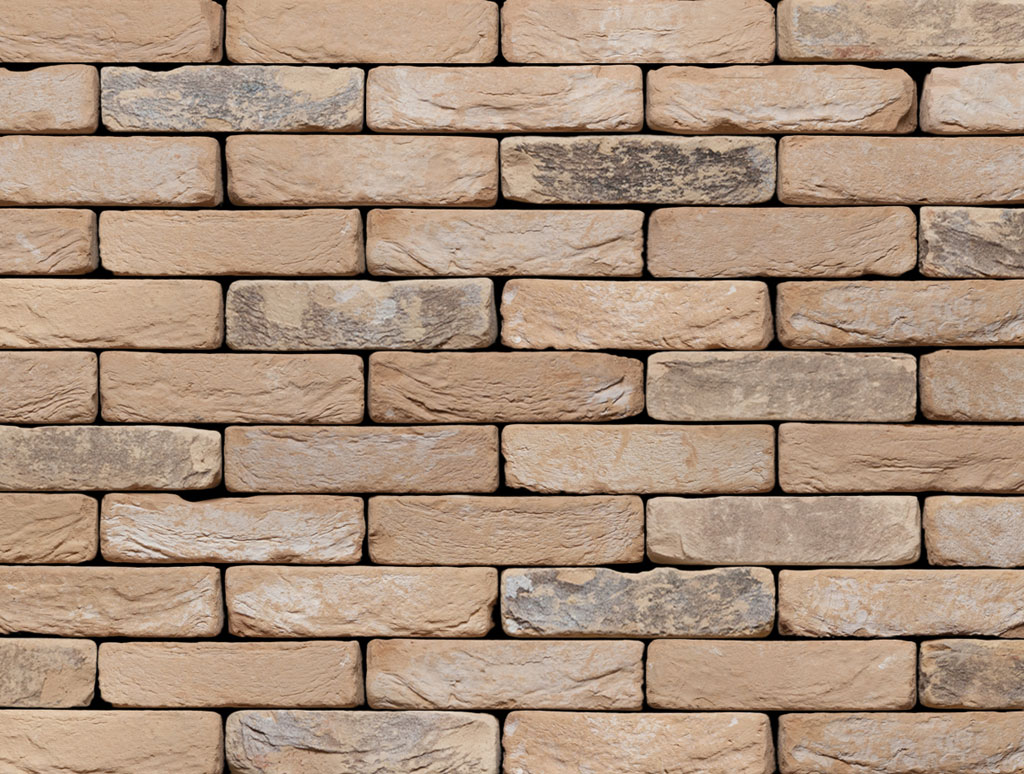
#> input picture LearningBase/BRICKS/BRICKS2.jpg, 1024 x 774 px, found by its file name
$ python CamoGen.py
#> lines starting #> are read from the running program, lines starting #| are printed output that depends on the picture
### PYTHON_VERSION/CamoCore.py
# learning base and statistical work
# Egien values, avergage stats, pop stats and Dicriminant Analysis

import matplotlib.pyplot as plt
import cv2 as cv
import numpy as np
import sklearn as skl

class TerrainStat:
	# [4 lines left out: function __init__, not called in this run]
	def setSize(self):
		self.Size = len(self.Set)*len(self.Set[0])
	def addSet(self,Stat):
		self.Set.append(Stat)
	def setAvg(self):
		self.Average = mean(self.Set)

#folder reading (file list + min size)
#image normalization (ratio + resolution)

def imageFFT(file):
#> called with file = 'LearningBase/BRICKS/BRICKS2.jpg'
	img = cv.imread(file,0)
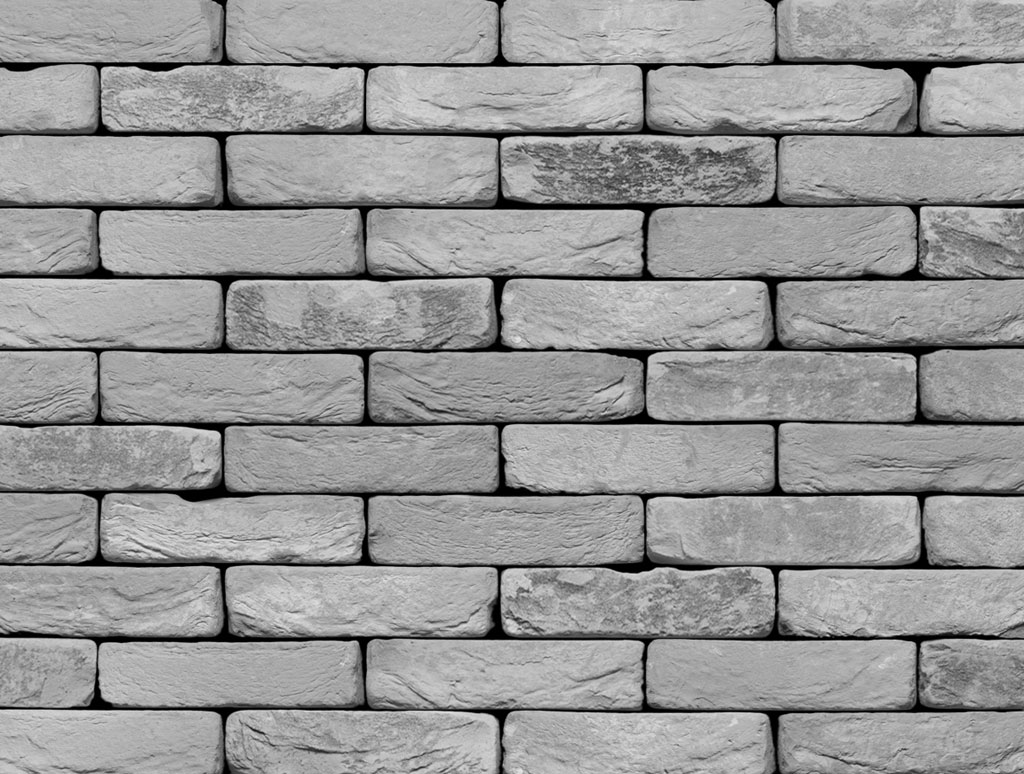
#> img: shape (774, 1024); min 0, max 231, mean 151.4
	f = np.fft.fft2(img)
#> (the run stopped early here; a loop or call above may not have finished)

$ run again, with LearningBase/BRICKS/BRICKS1.jpg copied over LearningBase/BRICKS/BRICKS2.jpg
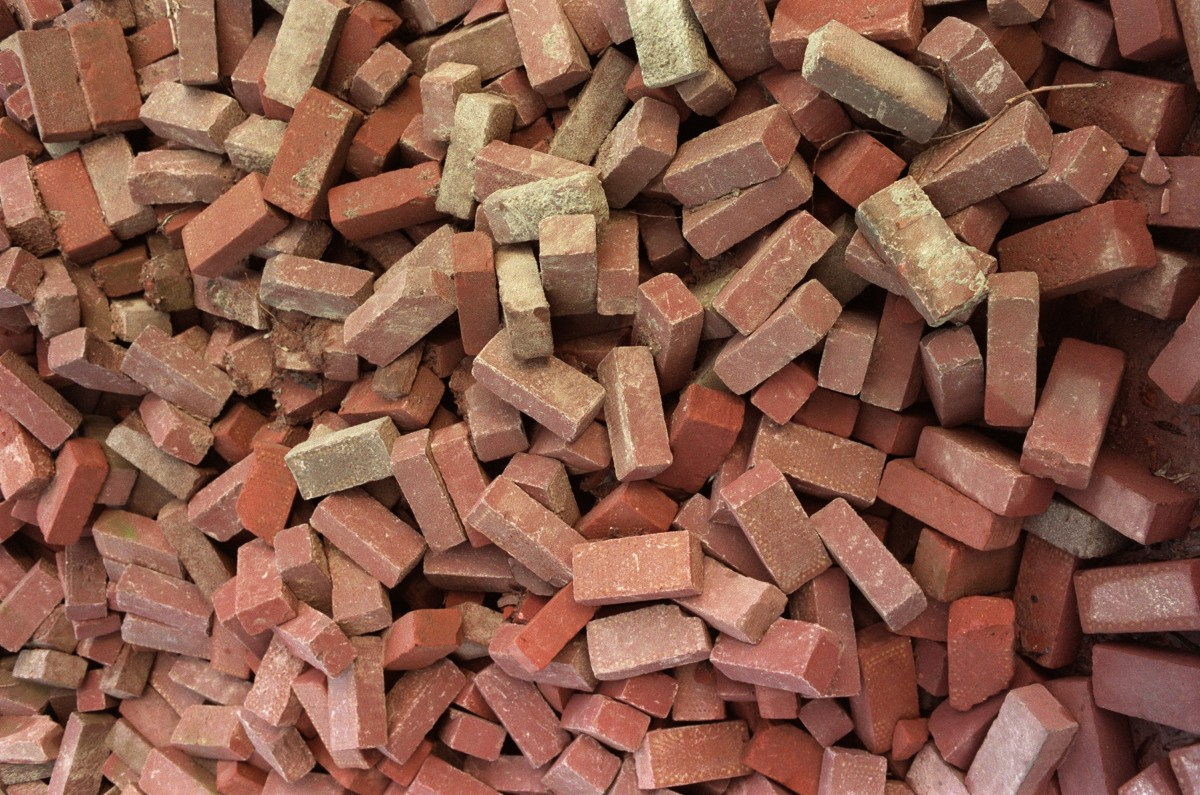
#> input picture LearningBase/BRICKS/BRICKS1.jpg, 1200 x 795 px, found by its file name
#> in imageFFT, `img = cv.imread(file,0)`:
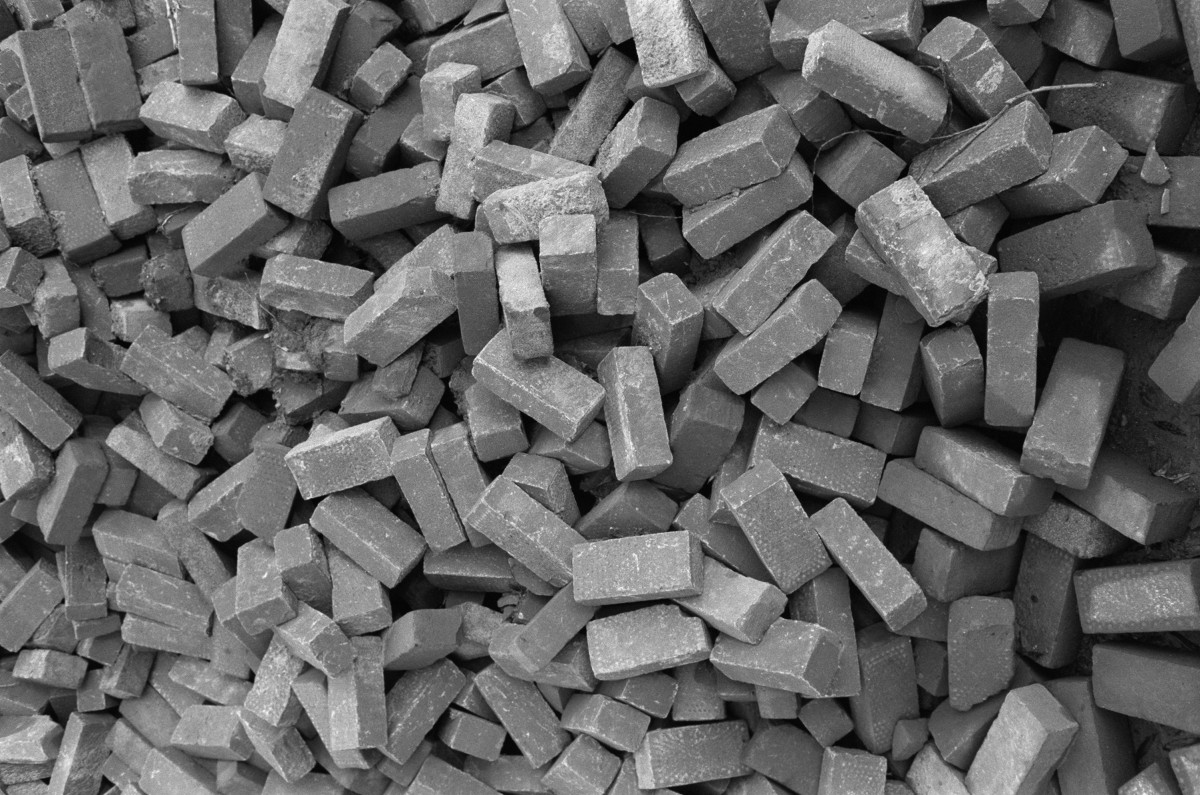
#> img: shape (795, 1200); min 0, max 252, mean 101.1

$ run again, with LearningBase/BRICKS/BRICKS10.jpg copied over LearningBase/BRICKS/BRICKS2.jpg
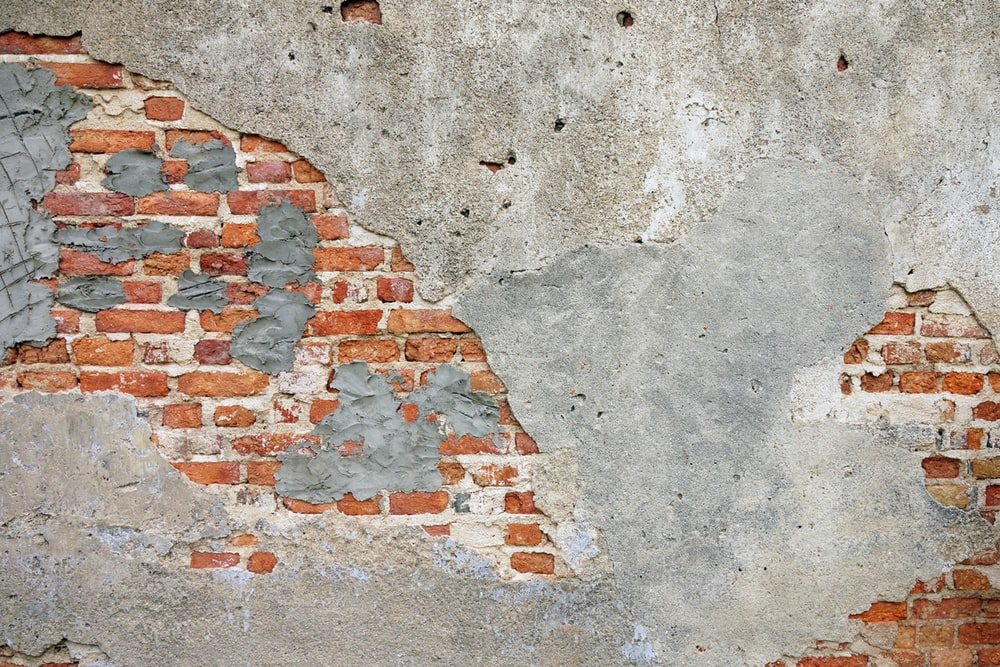
#> input picture LearningBase/BRICKS/BRICKS10.jpg, 1000 x 667 px, found by its file name
#> in imageFFT, `img = cv.imread(file,0)`:
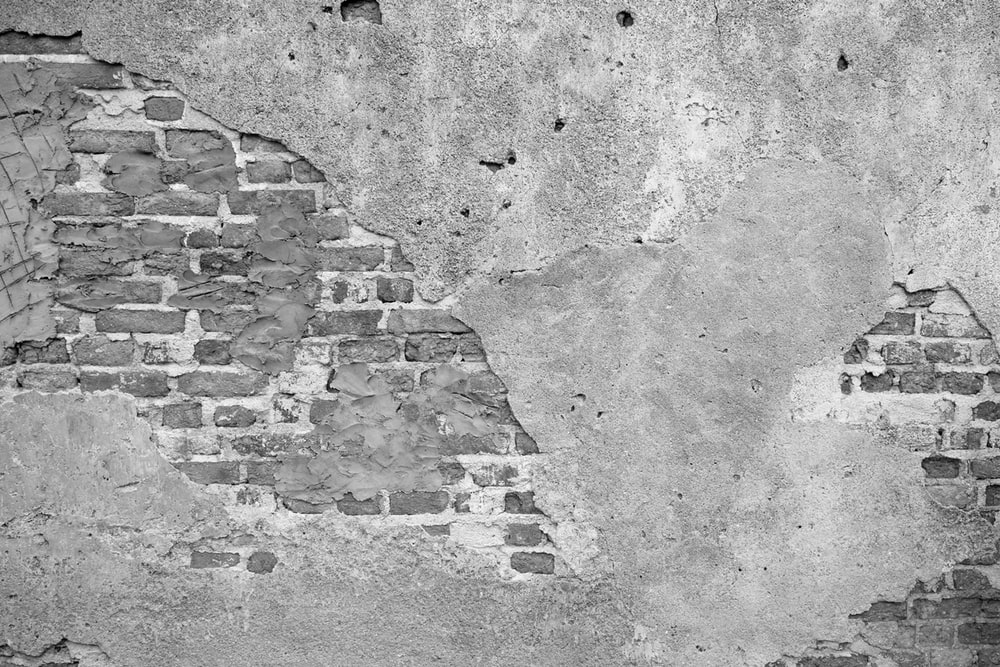
#> img: shape (667, 1000); min 0, max 255, mean 163.7

$ run again, with LearningBase/BRICKS/BRICKS11.jpg copied over LearningBase/BRICKS/BRICKS2.jpg
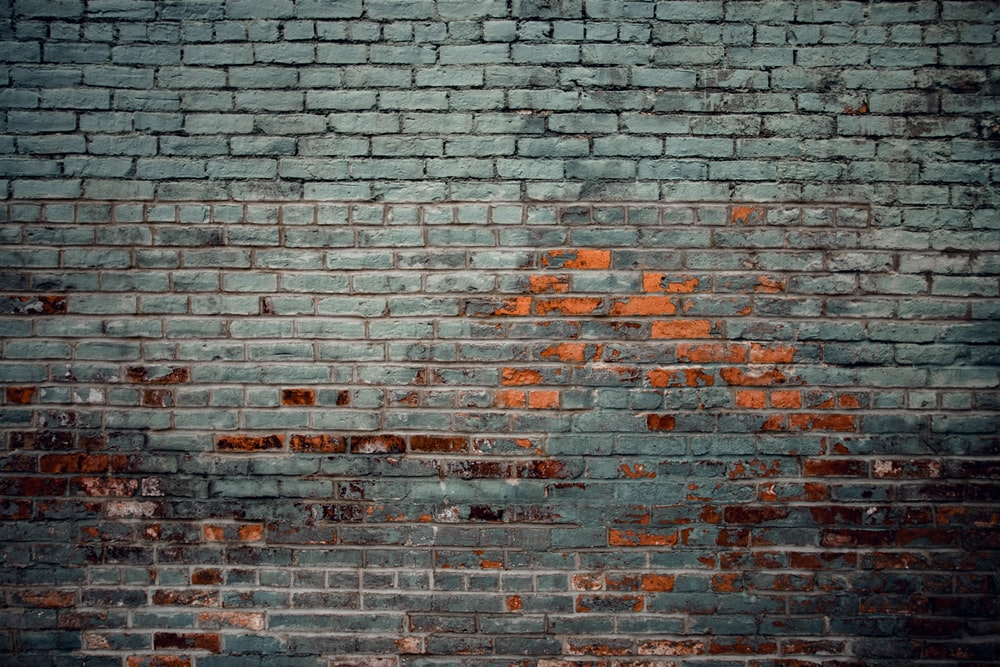
#> input picture LearningBase/BRICKS/BRICKS11.jpg, 1000 x 667 px, found by its file name
#> in imageFFT, `img = cv.imread(file,0)`:
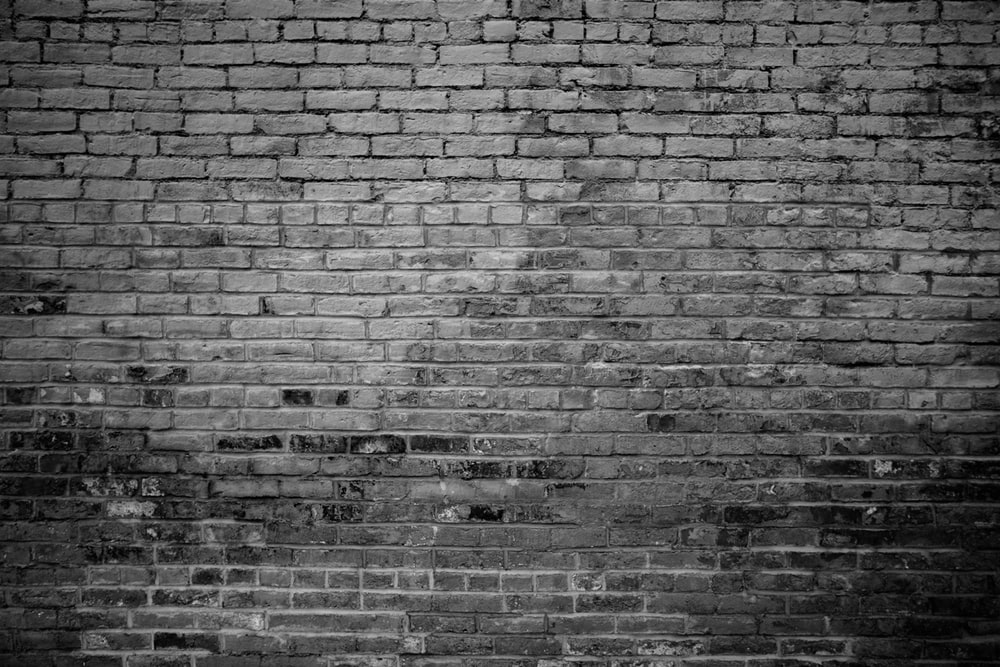
#> img: shape (667, 1000); min 0, max 231, mean 91.4
